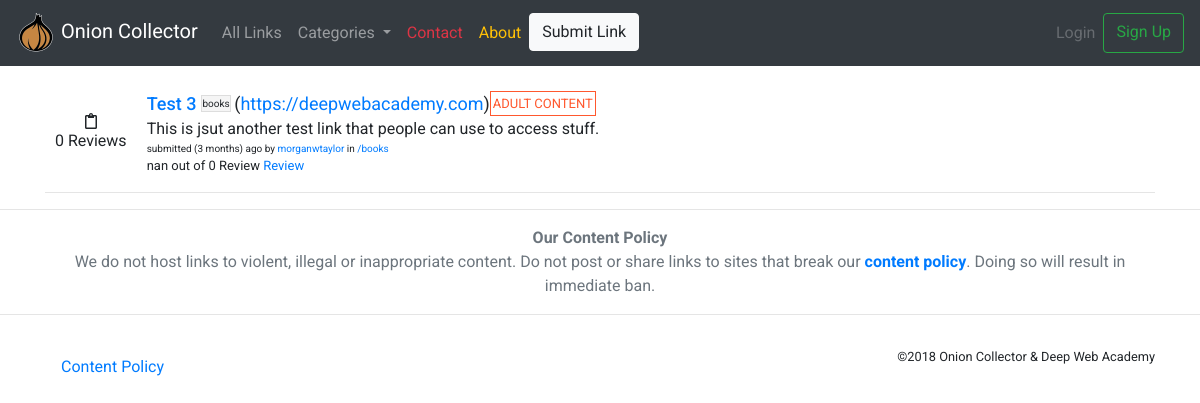
The page /links/test-3/ on the database as committed earlier.
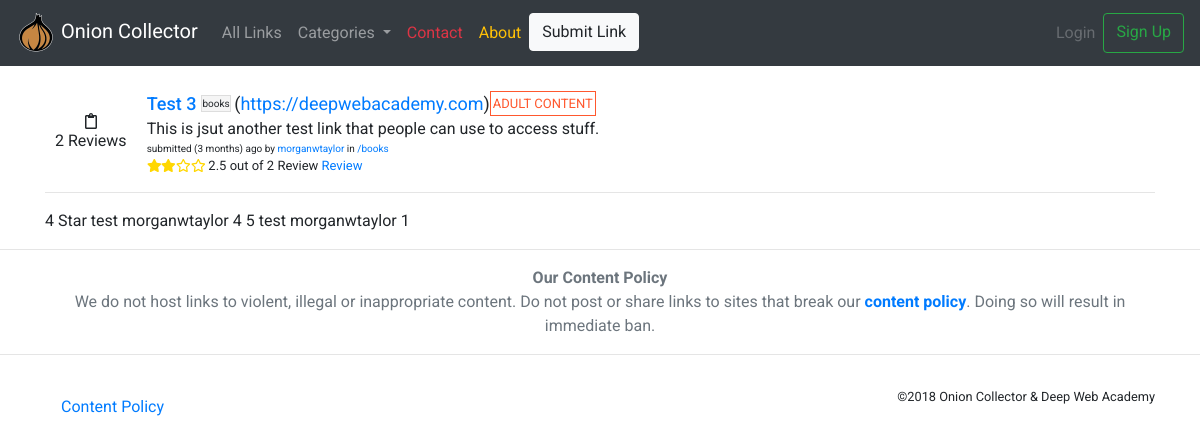
The same page on the database as committed later.
### links/models.py (models this page shows, shortened)
class Link(models.Model):
    user = models.ForeignKey(settings.AUTH_USER_MODEL,on_delete=models.DO_NOTHING, related_name='links')
    created_at = models.DateTimeField(
            auto_now=True)
    title = models.CharField(max_length=30)
    slug = models.SlugField(unique=True)
    description = models.TextField(max_length = 255)
    category = models.ForeignKey(Category,on_delete=models.DO_NOTHING, related_name='links', null=True, blank=True)
    link = models.URLField(default = 'https://deepwebacademy.com')
    nsfw = models.BooleanField(default = False)
    votes = models.IntegerField(default = 1)
    likes = models.ManyToManyField(settings.AUTH_USER_MODEL, blank=True, related_name='link_likes')
    class Meta:
        ordering = ["-created_at"]
        unique_together = ['user', 'title']
    def average_rating(self):
        all_ratings = list(map(lambda x: x.rating, self.review_set.all()))
        return np.mean(all_ratings)

class Category(models.Model):
    title = models.CharField(max_length=25)
    slug = models.SlugField(unique=True)
    def __str__(self):
        return self.title
    class Meta:
        verbose_name_plural = "Categories"

class Review(models.Model):
    RATING_CHOICES = (
        (1, '1 Star'),
        (2, '2 Star'),
        (3, '3 Star'),
        (4, '4 Star'),
        (5, '5 Star')
    )
    user = models.ForeignKey(settings.AUTH_USER_MODEL, on_delete=models.DO_NOTHING)
    link = models.ForeignKey(Link, on_delete=models.DO_NOTHING)
    created_at = models.DateTimeField(auto_now=True)
    title = models.CharField(max_length=50)
    review = models.TextField(max_length=250, default="")
    rating = models.IntegerField(choices = RATING_CHOICES, default=1)

### links/views.py (the view)
# urls.py: path('<slug>/', views.LinkDetailView.as_view(), name='detail'),
class LinkDetailView(generic.DetailView):
    model = Link

### links/templatetags/link_extras.py (called while the page is built)
@register.inclusion_tag('links/categories/category_nav.html')
def nav_category_list():
    category = Category.objects.all()
    return {'category': category}

### links/templates/links/link_detail.html
{% extends 'base.html' %}
{% load staticfiles %}
{% block content %}
{% include 'links/base/_link.html' %}
 {% for review in link.review_set.all %}
  {{review.title}}
  {{review.review}}
  {{review.user}}
  {{review.rating}}
 {% endfor %}
{% endblock %}

### links/templates/links/base/_link.html (shortened to what this page needs)
{% load staticfiles %}
<div class="content-container">
  <div class="pt-4">
      <div class="content-container">
        <div class="content-upvote-container">
          <a><i class="far fa-clipboard"></i></a>
            <p>{{ link.review_set.count }} Review{{ link.review_set.count|pluralize  }}</p>
        </div>
        <div class="content-info">
          <div class="content-title">
            <a href="{% url 'links:detail' slug=link.slug %}"><h1 class="link-title no-wrap t-l">{{ link.title|lower|title }}</h1></a>
            <div class="link-category">
              <p class="t-xs">{{ link.category|lower }}</p>
            </div>
            <p class="t-l">({{ link.link|urlize }})</p>
            {% if link.nsfw == True %}
            <div class="link-nsfw">
              <p class="t-s">ADULT CONTENT</p>
            </div>
            {% endif %}
          </div>
          <div class="content-description">
            <p class="t-m"> {% if link.description|wordcount <= 15 %}
                              {{ link.description }}
                            {% else %}
                              {{ link.description|truncatewords:15 }}
                              <a href="{% url 'links:detail' slug=link.slug %}">Read More</a>
                            {% endif %}
            </p>
          </div>
          <div class="content-details">
            <p class="t-xs">submitted ({{ link.created_at|timesince }}) ago by <a href="{% url 'links:user_account' username=link.user.username %}">{{ link.user }}</a> in <a href="{% url 'links:category_detail' slug=link.category.slug %}">/{{link.category.slug}}</a></p>
            <p class="t-s"<p>
                <span class="stars" data-rating="{{ link.average_rating }}" data-num-stars="5" ></span>
                {{ link.average_rating }} out of {{ link.review_set.count }} Review{{ link.review_set|pluralize }}
              <a href="{% url 'links:review' slug=link.slug %}"> Review</a>
              </p>
          </div>
        </div>
      </div>
  </div>
</div>
<hr>

Rows that differ between the two databases and show on the page:
computed for Link "Test 3": review_set.count "0" → "2"; average_rating "nan" → "2.5"
added Review: title "4 Star", review "test", user "morganwtaylor", rating "4"
added Review: title "5", review "test", user "morganwtaylor", rating "1"
